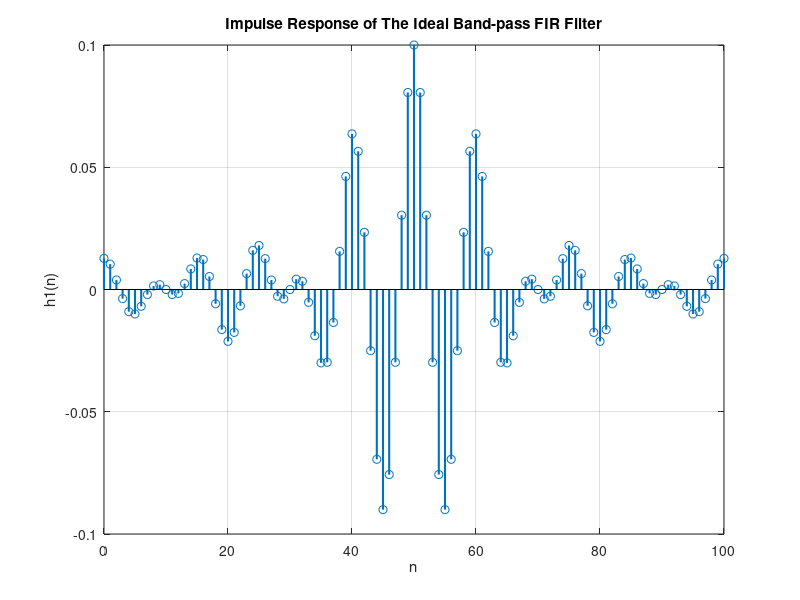

The MATLAB source for this figure: (Note: this script raises an error after producing the figure.)
%% *Digital Filters*
%% Clear the workspace
close all;
clear;
clc;

%% Design FIR filters in the time domain
% # We can define differnet filters in time domain with finite impulse response (FIR).
% # The filter coefficients are the impulse response of the filter.
% # We cannot design IIR filters in time domain; because the impulse response of IIR filters are infinite.

%% Hamming window
% # The Hamming window is a taper formed by using a weighted cosine.
% # It was first proposed by Richard Hamming in 1950, when he was an employee of Bell Labs.
% # It is used to reduce the noise in the signal.
% # The Hamming window is defined as:
%
% $$ w(n) = \alpha - \beta \cos \left( \frac{2 \pi n}{N-1} \right) $$

%% Bandpass FIR filter
% The bandpass filter passes a band of frequencies between a lower cutoff
% frequency, $f_l$, and an upper cutoff frequency, $f_h$.
%
% In the following example, we design an ideal bandpass filter with the lower
% cutoff frequency of 0.15 and the upper cutoff frequency of 0.25.
M = 100;
wa = 0.15 * pi;
wb = 0.25 * pi;
n1 = 0:M;

h1 = ((wb / pi) * sinc(wb / pi * (n1 - M / 2)) - ...
    (wa / pi) * sinc(wa / pi * (n1 - M / 2)));

figure('name', 'Impulse Response of Ideal FIR bandpass filter');
stem(n1, h1, 'linewidth', 1.5);
xlabel('n');
ylabel('h1(n)');
title('Impulse Response of The Ideal Band-pass FIR Filter');
grid on;
%%%
ax = gca;
ax.XAxis.FontSize = 8;
w_axis = linspace(-pi, pi, 1e3);
DTFT_h1 = h1 * exp(-1j * n1' * w_axis);
figure('name', 'Frequency Response of The Ideal Band-pass FIR Filter');
subplot(211);
plot(w_axis, abs(DTFT_h1), 'linewidth', 1.5);
title('Magnitude Response');
xlim([-pi pi]);
xticks([-pi, -pi / 2, -0.25 * pi, 0, 0.25 * pi, pi / 2, pi]);
xticklabels({'-\pi', '-\pi/2', '-\pi/4', '0', '\pi/4', '\pi/2', '\pi'});
xlabel('\omega');
ylabel('|H_1(\omega)|');
grid on;

subplot(212);
plot(w_axis, angle(DTFT_h1), 'linewidth', 1.5);
xlabel('\omega');
ylabel('\angle H_1(\omega)');
xlim([-pi pi]);
xticks([-pi, -pi / 2, -0.25 * pi, 0, 0.25 * pi, pi / 2, pi]);
xticklabels({'-\pi', '-\pi/2', '-\pi/4', '0', '\pi/4', '\pi/2', '\pi'});
title('Phase of DTFT');
grid on;
%%%
% We can see that the ideal bandpass filter has a very sharp transition
% between the passband and the stopband. This is not practical for
% implementation. We need to smooth the transition between the passband and
% the stopband. We can do this by using a window function.
%
% In the following example, we use the Hamming window to smooth the
% transition between the passband and the stopband.

hamming_window = 0.54 - 0.46 * sin(2 * pi * n1 / M);
h2 = h1 .* hamming_window;
